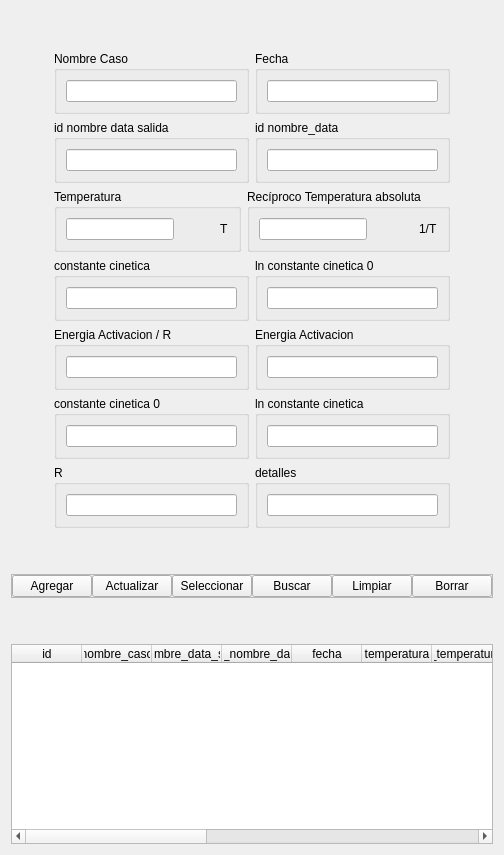
              <widget class="QWidget" name="a_tab">
               <attribute name="title">
                <string>Arrhenius</string>
               </attribute>
               <layout class="QVBoxLayout" name="verticalLayout_85">
                <item>
                 <layout class="QHBoxLayout" name="horizontalLayout_84">
                  <item>
                   <spacer name="horizontalSpacer_34">
                    <property name="orientation">
                     <enum>Qt::Horizontal</enum>
                    </property>
                    <property name="sizeHint" stdset="0">
                     <size>
                      <width>40</width>
                      <height>20</height>
                     </size>
                    </property>
                   </spacer>
                  </item>
                  <item>
                   <layout class="QVBoxLayout" name="verticalLayout_51">
                    <item>
                     <spacer name="verticalSpacer_52">
                      <property name="orientation">
                       <enum>Qt::Vertical</enum>
                      </property>
                      <property name="sizeHint" stdset="0">
                       <size>
                        <width>20</width>
                        <height>40</height>
                       </size>
                      </property>
                     </spacer>
                    </item>
                    <item>
                     <layout class="QHBoxLayout" name="horizontalLayout_85">
                      <item>
                       <widget class="QGroupBox" name="groupBox_26">
                        <property name="title">
                         <string>Nombre Caso</string>
                        </property>
                        <layout class="QVBoxLayout" name="verticalLayout_76">
                         <item>
                          <widget class="QLineEdit" name="nombre_caso_a_edit">
                           <property name="text">
                            <string/>
                           </property>
                          </widget>
                         </item>
                        </layout>
                       </widget>
                      </item>
                      <item>
                       <widget class="QGroupBox" name="groupBox_64">
                        <property name="title">
                         <string>Fecha</string>
                        </property>
                        <layout class="QHBoxLayout" name="horizontalLayout_86">
                         <item>
                          <widget class="QLineEdit" name="fecha_a_edit"/>
                         </item>
                        </layout>
                       </widget>
                      </item>
                     </layout>
                    </item>
                    <item>
                     <layout class="QHBoxLayout" name="horizontalLayout_87">
                      <item>
                       <widget class="QGroupBox" name="groupBox_65">
                        <property name="minimumSize">
                         <size>
                          <width>0</width>
                          <height>0</height>
                         </size>
                        </property>
                        <property name="title">
                         <string>id nombre data salida</string>
                        </property>
                        <layout class="QHBoxLayout" name="horizontalLayout_88">
                         <item>
                          <widget class="QLineEdit" name="id_nombre_data_salida_a">
                           <property name="minimumSize">
                            <size>
                             <width>0</width>
                             <height>0</height>
                            </size>
                           </property>
                           <property name="maximumSize">
                            <size>
                             <width>16777215</width>
                             <height>16777215</height>
                            </size>
                           </property>
                           <property name="text">
                            <string/>
                           </property>
                          </widget>
                         </item>
                        </layout>
                       </widget>
                      </item>
                      <item>
                       <widget class="QGroupBox" name="groupBox_66">
                        <property name="minimumSize">
                         <size>
                          <width>0</width>
                          <height>0</height>
                         </size>
                        </property>
                        <property name="title">
                         <string>id nombre_data</string>
                        </property>
                        <layout class="QHBoxLayout" name="horizontalLayout_89">
                         <item>
                          <widget class="QLineEdit" name="id_nombre_data_a_edit">
                           <property name="minimumSize">
                            <size>
                             <width>0</width>
                             <height>0</height>
                            </size>
                           </property>
                           <property name="maximumSize">
                            <size>
                             <width>16777215</width>
                             <height>16777215</height>
                            </size>
                           </property>
                           <property name="text">
                            <string/>
                           </property>
                          </widget>
                         </item>
                        </layout>
                       </widget>
                      </item>
                     </layout>
                    </item>
                    <item>
                     <layout class="QHBoxLayout" name="horizontalLayout_90">
                      <item>
                       <widget class="QGroupBox" name="groupBox_67">
                        <property name="title">
                         <string>Temperatura</string>
                        </property>
                        <layout class="QHBoxLayout" name="horizontalLayout_91">
                         <item>
                          <widget class="QLineEdit" name="temperatura_a_edit"/>
                         </item>
                         <item>
                          <spacer name="horizontalSpacer_35">
                           <property name="orientation">
                            <enum>Qt::Horizontal</enum>
                           </property>
                           <property name="sizeHint" stdset="0">
                            <size>
                             <width>40</width>
                             <height>20</height>
                            </size>
                           </property>
                          </spacer>
                         </item>
                         <item>
                          <widget class="QLabel" name="temp_a_l">
                           <property name="text">
                            <string>T</string>
                           </property>
                          </widget>
                         </item>
                        </layout>
                       </widget>
                      </item>
                      <item>
                       <widget class="QGroupBox" name="groupBox_68">
                        <property name="title">
                         <string>Recíproco Temperatura absoluta</string>
                        </property>
                        <layout class="QHBoxLayout" name="horizontalLayout_92">
                         <item>
                          <widget class="QLineEdit" name="rtemperatura_a_edit"/>
                         </item>
                         <item>
                          <spacer name="horizontalSpacer_36">
                           <property name="orientation">
                            <enum>Qt::Horizontal</enum>
                           </property>
                           <property name="sizeHint" stdset="0">
                            <size>
                             <width>40</width>
                             <height>20</height>
                            </size>
                           </property>
                          </spacer>
                         </item>
                         <item>
                          <widget class="QLabel" name="rtemp_a_l">
                           <property name="text">
                            <string>1/T</string>
                           </property>
                          </widget>
                         </item>
                        </layout>
                       </widget>
                      </item>
                     </layout>
                    </item>
                    <item>
                     <layout class="QHBoxLayout" name="horizontalLayout_93">
                      <item>
                       <widget class="QGroupBox" name="groupBox_69">
                        <property name="title">
                         <string>constante cinetica</string>
                        </property>
                        <layout class="QVBoxLayout" name="verticalLayout_77">
                         <item>
                          <widget class="QLineEdit" name="constante_cinetica_a_edit"/>
                         </item>
                        </layout>
                       </widget>
                      </item>
                      <item>
                       <widget class="QGroupBox" name="groupBox_70">
                        <property name="title">
                         <string>ln constante cinetica 0</string>
                        </property>
                        <layout class="QVBoxLayout" name="verticalLayout_78">
                         <item>
                          <widget class="QLineEdit" name="ln_constante_cinetica_0_a_edit"/>
                         </item>
                        </layout>
                       </widget>
                      </item>
                     </layout>
                    </item>
                    <item>
                     <layout class="QHBoxLayout" name="horizontalLayout_94">
                      <item>
                       <widget class="QGroupBox" name="groupBox_71">
                        <property name="title">
                         <string>Energia Activacion / R</string>
                        </property>
                        <layout class="QVBoxLayout" name="verticalLayout_79">
                         <item>
                          <widget class="QLineEdit" name="energia_activacion_r_a_edit">
                           <property name="text">
                            <string/>
                           </property>
                          </widget>
                         </item>
                        </layout>
                       </widget>
                      </item>
                      <item>
                       <widget class="QGroupBox" name="groupBox_72">
                        <property name="title">
                         <string>Energia Activacion</string>
                        </property>
                        <layout class="QVBoxLayout" name="verticalLayout_80">
                         <item>
                          <widget class="QLineEdit" name="energia_activacion_a_edit">
                           <property name="text">
                            <string/>
                           </property>
                          </widget>
                         </item>
                        </layout>
                       </widget>
                      </item>
                     </layout>
                    </item>
                    <item>
                     <layout class="QHBoxLayout" name="horizontalLayout_95">
                      <item>
                       <widget class="QGroupBox" name="groupBox_73">
                        <property name="title">
                         <string>constante cinetica 0</string>
                        </property>
                        <layout class="QVBoxLayout" name="verticalLayout_81">
                         <item>
                          <widget class="QLineEdit" name="constante_cinetica_0_a_edit"/>
                         </item>
                        </layout>
                       </widget>
                      </item>
                      <item>
                       <widget class="QGroupBox" name="groupBox_74">
                        <property name="title">
                         <string>ln constante cinetica</string>
                        </property>
                        <layout class="QVBoxLayout" name="verticalLayout_82">
                         <item>
                          <widget class="QLineEdit" name="ln_constante_cinetica_a_edit"/>
                         </item>
                        </layout>
                       </widget>
                      </item>
                     </layout>
                    </item>
                    <item>
                     <layout class="QHBoxLayout" name="horizontalLayout_96">
                      <item>
                       <widget class="QGroupBox" name="groupBox_75">
                        <property name="title">
                         <string>R</string>
                        </property>
                        <layout class="QVBoxLayout" name="verticalLayout_83">
                         <item>
                          <widget class="QLineEdit" name="r_a_edit">
                           <property name="text">
                            <string/>
                           </property>
                          </widget>
                         </item>
                        </layout>
                       </widget>
                      </item>
                      <item>
                       <widget class="QGroupBox" name="groupBox_76">
                        <property name="title">
                         <string>detalles</string>
                        </property>
                        <layout class="QVBoxLayout" name="verticalLayout_84">
                         <item>
                          <widget class="QLineEdit" name="detalles_a_edit">
                           <property name="text">
                            <string/>
                           </property>
                          </widget>
                         </item>
                        </layout>
                       </widget>
                      </item>
                     </layout>
                    </item>
                   </layout>
                  </item>
                  <item>
                   <spacer name="horizontalSpacer_37">
                    <property name="orientation">
                     <enum>Qt::Horizontal</enum>
                    </property>
                    <property name="sizeHint" stdset="0">
                     <size>
                      <width>40</width>
                      <height>20</height>
                     </size>
                    </property>
                   </spacer>
                  </item>
                 </layout>
                </item>
                <item>
                 <spacer name="verticalSpacer_53">
                  <property name="orientation">
                   <enum>Qt::Vertical</enum>
                  </property>
                  <property name="sizeHint" stdset="0">
                   <size>
                    <width>20</width>
                    <height>40</height>
                   </size>
                  </property>
                 </spacer>
                </item>
                <item>
                 <widget class="QFrame" name="funciones_frame_a">
                  <property name="frameShape">
                   <enum>QFrame::StyledPanel</enum>
                  </property>
                  <property name="frameShadow">
                   <enum>QFrame::Raised</enum>
                  </property>
                  <layout class="QHBoxLayout" name="horizontalLayout_81">
                   <property name="spacing">
                    <number>0</number>
                   </property>
                   <property name="leftMargin">
                    <number>0</number>
                   </property>
                   <property name="topMargin">
                    <number>0</number>
                   </property>
                   <property name="rightMargin">
                    <number>0</number>
                   </property>
                   <property name="bottomMargin">
                    <number>0</number>
                   </property>
                   <item>
                    <widget class="QPushButton" name="agregar_a_btn">
                     <property name="text">
                      <string>Agregar</string>
                     </property>
                    </widget>
                   </item>
                   <item>
                    <widget class="QPushButton" name="actualizar_a_btn">
                     <property name="text">
                      <string>Actualizar</string>
                     </property>
                    </widget>
                   </item>
                   <item>
                    <widget class="QPushButton" name="seleccionar_a_btn">
                     <property name="text">
                      <string>Seleccionar</string>
                     </property>
                    </widget>
                   </item>
                   <item>
                    <widget class="QPushButton" name="buscar_a_btn">
                     <property name="text">
                      <string>Buscar</string>
                     </property>
                    </widget>
                   </item>
                   <item>
                    <widget class="QPushButton" name="limpiar_a_btn">
                     <property name="text">
                      <string>Limpiar</string>
                     </property>
                    </widget>
                   </item>
                   <item>
                    <widget class="QPushButton" name="borrar_a_btn">
                     <property name="text">
                      <string>Borrar</string>
                     </property>
                    </widget>
                   </item>
                  </layout>
                 </widget>
                </item>
                <item>
                 <spacer name="verticalSpacer_54">
                  <property name="orientation">
                   <enum>Qt::Vertical</enum>
                  </property>
                  <property name="sizeHint" stdset="0">
                   <size>
                    <width>20</width>
                    <height>40</height>
                   </size>
                  </property>
                 </spacer>
                </item>
                <item>
                 <widget class="QTableWidget" name="datos_salida_tabla_2">
                  <property name="minimumSize">
                   <size>
                    <width>0</width>
                    <height>200</height>
                   </size>
                  </property>
                  <property name="focusPolicy">
                   <enum>Qt::NoFocus</enum>
                  </property>
                  <property name="showGrid">
                   <bool>false</bool>
                  </property>
                  <attribute name="horizontalHeaderMinimumSectionSize">
                   <number>50</number>
                  </attribute>
                  <attribute name="horizontalHeaderDefaultSectionSize">
                   <number>70</number>
                  </attribute>
                  <attribute name="horizontalHeaderStretchLastSection">
                   <bool>true</bool>
                  </attribute>
                  <attribute name="verticalHeaderVisible">
                   <bool>false</bool>
                  </attribute>
                  <column>
                   <property name="text">
                    <string>id</string>
                   </property>
                  </column>
                  <column>
                   <property name="text">
                    <string>nombre_caso</string>
                   </property>
                  </column>
                  <column>
                   <property name="text">
                    <string>id_nombre_data_salida</string>
                   </property>
                  </column>
                  <column>
                   <property name="text">
                    <string>id_nombre_data</string>
                   </property>
                  </column>
                  <column>
                   <property name="text">
                    <string>fecha</string>
                   </property>
                  </column>
                  <column>
                   <property name="text">
                    <string>temperatura</string>
                   </property>
                  </column>
                  <column>
                   <property name="text">
                    <string>reciproco_temperatura_absoluta</string>
                   </property>
                  </column>
                  <column>
                   <property name="text">
                    <string>constante_cinetica</string>
                   </property>
                  </column>
                  <column>
                   <property name="text">
                    <string>logaritmo_constante_cinetica</string>
                   </property>
                  </column>
                  <column>
                   <property name="text">
                    <string>energia_activacion_r</string>
                   </property>
                  </column>
                  <column>
                   <property name="text">
                    <string>r_utilizada</string>
                   </property>
                  </column>
                  <column>
                   <property name="text">
                    <string>energia_activacion</string>
                   </property>
                  </column>
                  <column>
                   <property name="text">
                    <string>constante_cinetica_0</string>
                   </property>
                  </column>
                  <column>
                   <property name="text">
                    <string>logaritmo_constante_cinetica_0</string>
                   </property>
                  </column>
                  <column>
                   <property name="text">
                    <string>detalles</string>
                   </property>
                  </column>
                 </widget>
                </item>
               </layout>
              </widget>
